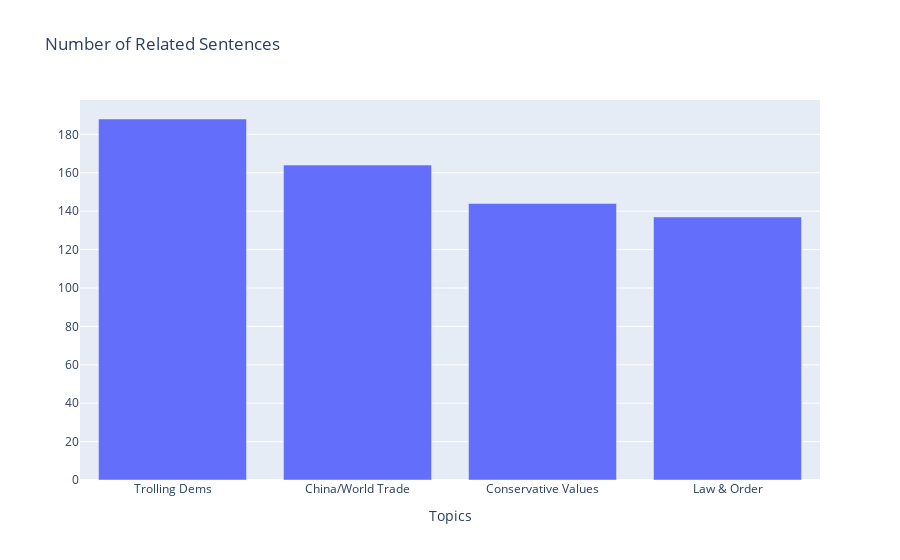

The cell this chart's notebook holds for it:
### Markdown cell above
## Pennsylvania

### Code cell
# Pennsylvania

plot_topics(doc_topic_nmf_pa, processed_pa, 4)

### Figure 1 — Plotly figure (JSON) as saved in the notebook; plotly's stock layout.template omitted (floating-point values rounded to 4 significant figures)
{"data": [{"alignmentgroup": "True", "hovertemplate": "Topics=%{x}<br>=%{y}<extra></extra>", "legendgroup": "", "marker": {"color": "#636efa"}, "name": "", "offsetgroup": "", "orientation": "v", "showlegend": false, "textposition": "auto", "type": "bar", "x": ["Trolling Dems", "China/World Trade", "Conservative Values", "Law & Order"], "xaxis": "x", "y": [188, 164, 144, 137], "yaxis": "y"}], "layout": {"barmode": "relative", "legend": {"tracegroupgap": 0}, "title": {"text": "Number of Related Sentences"}, "xaxis": {"anchor": "y", "domain": [0, 1], "title": {"text": "Topics"}}, "yaxis": {"anchor": "x", "domain": [0, 1], "title": {"text": ""}}}}
